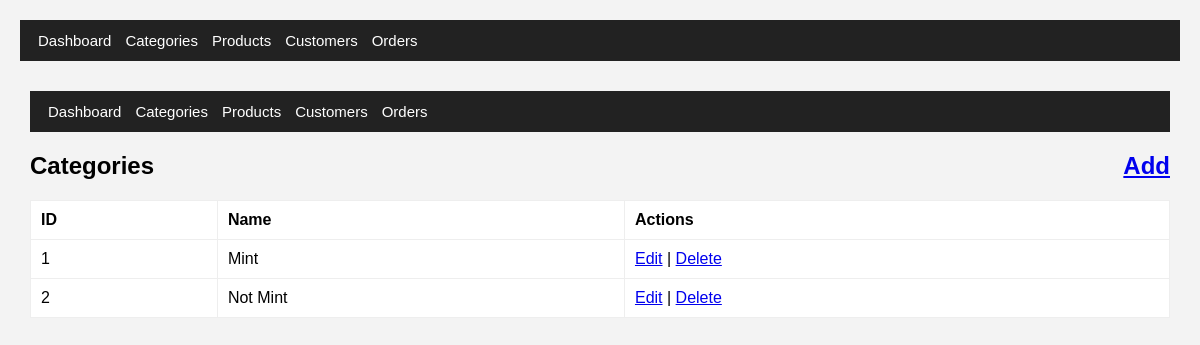
/categories.php, run on the app's committed database.
### tables this page shows
CREATE TABLE `categories` (
  `id` int(11) NOT NULL,
  `name` varchar(100) NOT NULL
);

### categories.php (the view)
<?php
include "../database.php";
include "nav.php";
$res = $connection->query("SELECT * FROM categories ORDER BY id ASC");
?>
<!DOCTYPE html>
<html>
<head><title>Categories - Admin</title><link rel="stylesheet" href="../style.css"></head>
<body>
<div class="container">
    <?php include 'nav.php'; ?>
    <h2>Categories <a style="float:right" href="category_add.php">Add</a></h2>
    <table>
    <tr><th>ID</th><th>Name</th><th>Actions</th></tr>
    <?php while($r = $res->fetch_assoc()): ?>
        <tr>
            <td><?= $r['id'] ?></td>
            <td><?= htmlspecialchars($r['name']) ?></td>
            <td><a href="category_edit.php?id=<?= $r['id'] ?>">Edit</a> | <a href="category_delete.php?id=<?= $r['id'] ?>" onclick="return confirm('Delete?')">Delete</a></td>
        </tr>
    <?php endwhile; ?>
    </table>
</div>
</body>
</html>

### style.css (style rules this page uses)
body { font-family: Arial, sans-serif; background: #f3f3f3; padding: 20px; margin: 0; }
.container { max-width: 1200px; margin: 20px auto; padding: 10px; }
table { width: 100%; border-collapse: collapse; background: white; }
table th, table td { padding: 10px; border: 1px solid #eee; text-align: left; }

### data on the page
categories: id "1", name "Mint"
categories: id "2", name "Not Mint"
